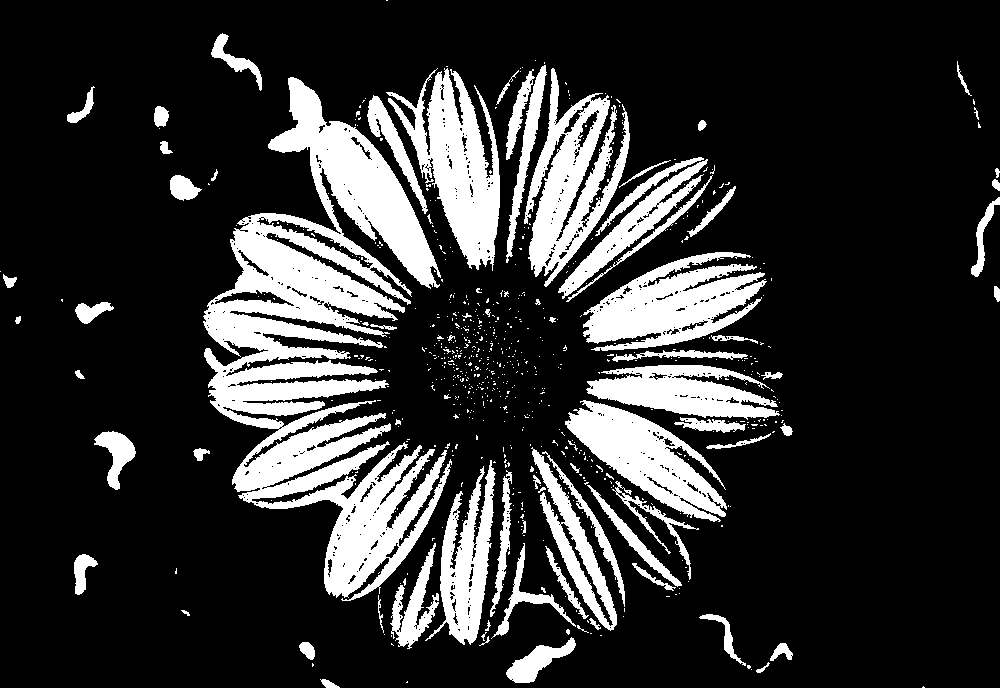
#> input picture media/binary_image.png, 1000 x 688 px
$ python morphological_transformstions.py
#> lines starting #> are read from the running program, lines starting #| are printed output that depends on the picture; after the words box and inside, x2 and y2 are one past the last pixel; in counts of white or black regions, pixels touching at a corner belong together
import cv2 as cv
import numpy as np
from matplotlib import pyplot as plt

img = cv.imread('media/binary_image.png',0)
#> img: shape (688, 1000); 19.6% white; 712 white regions (635 under 20 px), largest, box (x1, y1, x2, y2) and area: (203, 77, 452, 601) 51750, (386, 68, 500, 271) 10286, (583, 252, 767, 351) 9966
# img = cv.cvtColor(img , cv.COLOR_BGR2RGB)
_ , mask = cv.threshold(img , 100, 255, cv.THRESH_BINARY)

kernel = np.ones((5,5), np.uint8)

dilation = cv.dilate(mask , kernel , iterations=1)
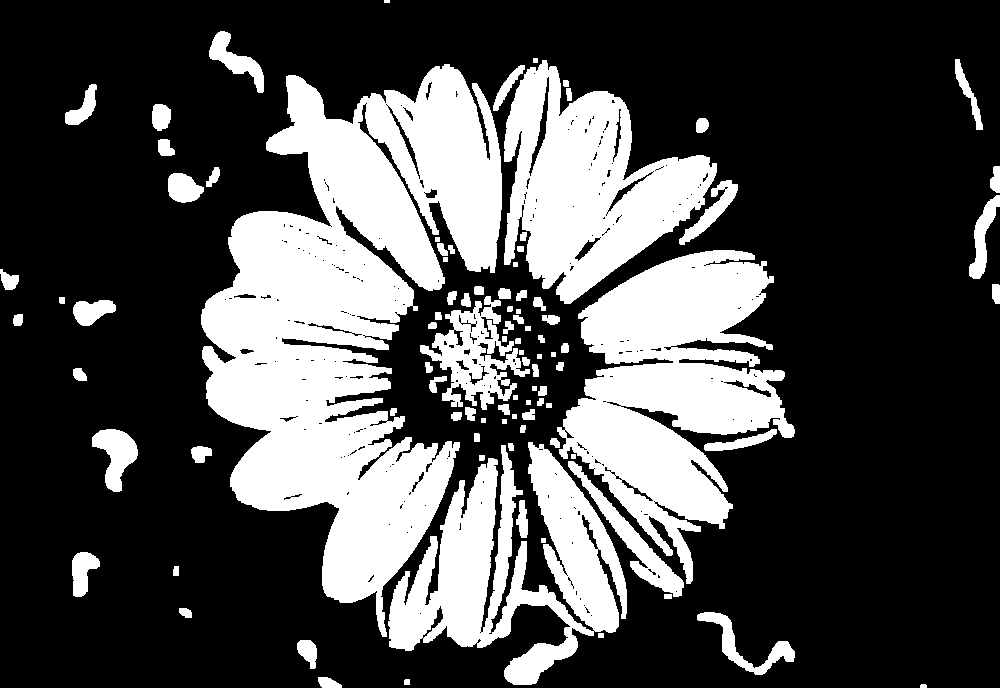
#> dilation: shape (688, 1000); 29.7% white; 96 white regions (1 under 20 px), largest, box (x1, y1, x2, y2) and area: (201, 64, 502, 637) 86435, (557, 250, 795, 584) 39299, (504, 60, 717, 304) 27156
erosion = cv.erode(mask , kernel , iterations=1)
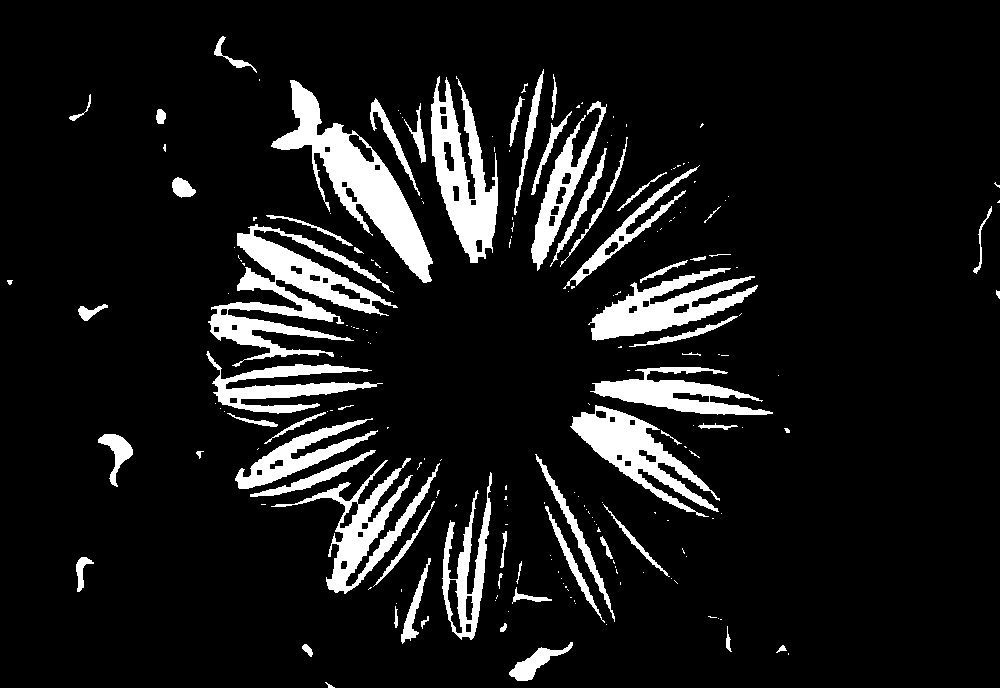
#> erosion: shape (688, 1000); 10.2% white; 204 white regions (138 under 20 px), largest, box (x1, y1, x2, y2) and area: (208, 224, 398, 367) 8667, (271, 80, 433, 283) 8567, (431, 76, 498, 263) 6015
opening = cv.morphologyEx(mask ,cv.MORPH_OPEN ,kernel )
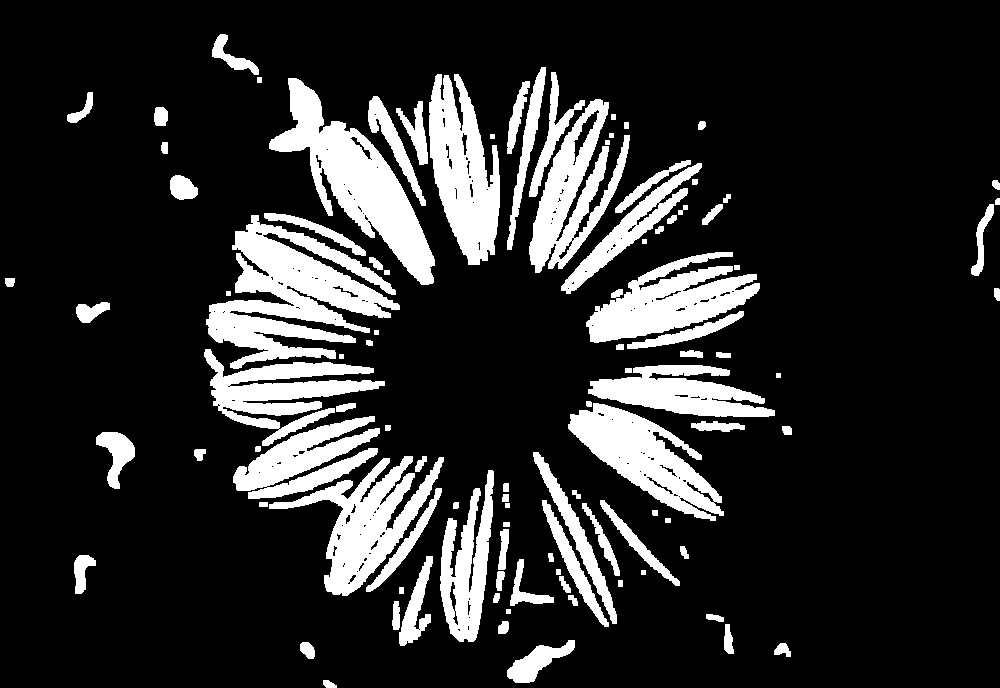
#> opening: shape (688, 1000); 17.2% white; 103 white regions, largest, box (x1, y1, x2, y2) and area: (206, 215, 400, 369) 13832, (269, 78, 435, 285) 11070, (429, 74, 500, 265) 8416
closing = cv.morphologyEx(mask,cv.MORPH_CLOSE,kernel)
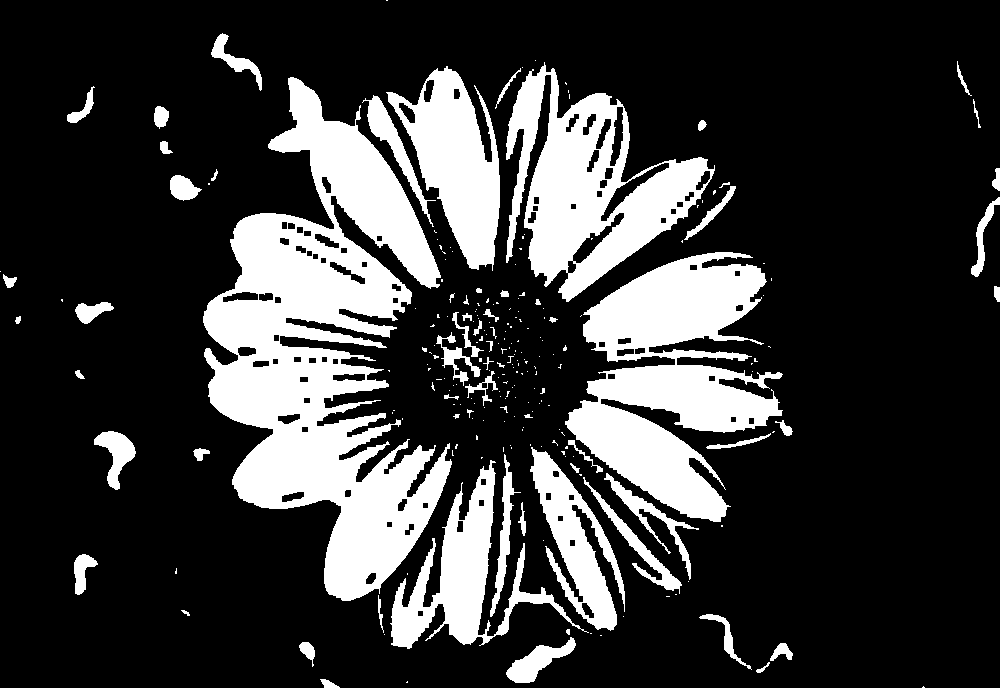
#> closing: shape (688, 1000); 22.5% white; 235 white regions (170 under 20 px), largest, box (x1, y1, x2, y2) and area: (203, 77, 452, 601) 58986, (565, 252, 783, 522) 29803, (506, 62, 715, 302) 21432
mg = cv.morphologyEx(mask,cv.MORPH_GRADIENT,kernel)
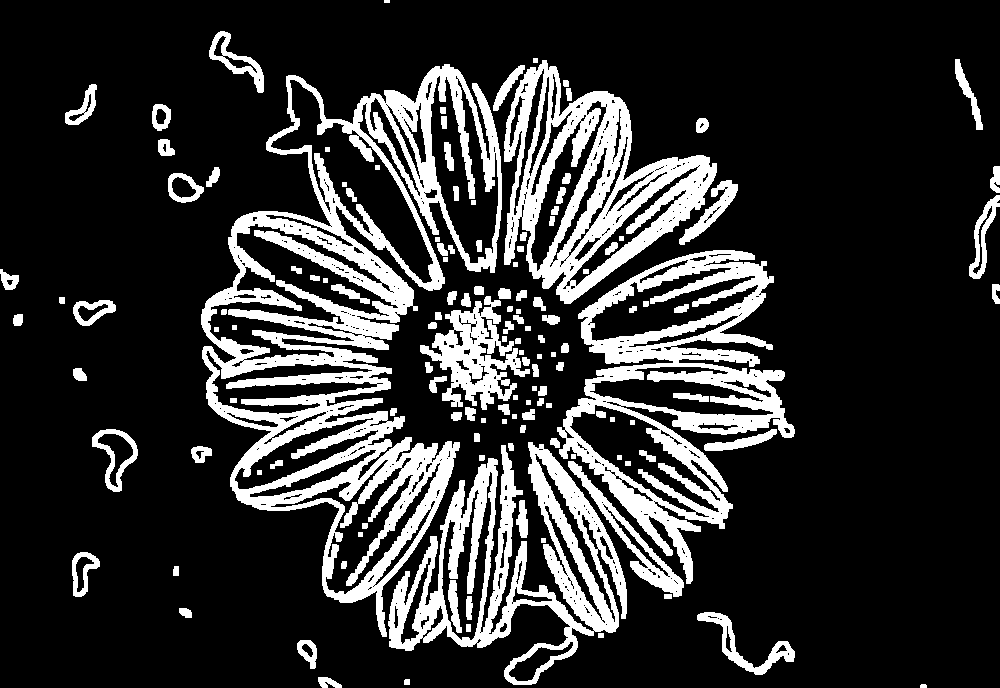
#> mg: shape (688, 1000); 19.6% white; 139 white regions (1 under 20 px), largest, box (x1, y1, x2, y2) and area: (201, 64, 502, 637) 47364, (557, 250, 795, 584) 23521, (504, 60, 717, 304) 19180
th = cv.morphologyEx(mask,cv.MORPH_TOPHAT,kernel)
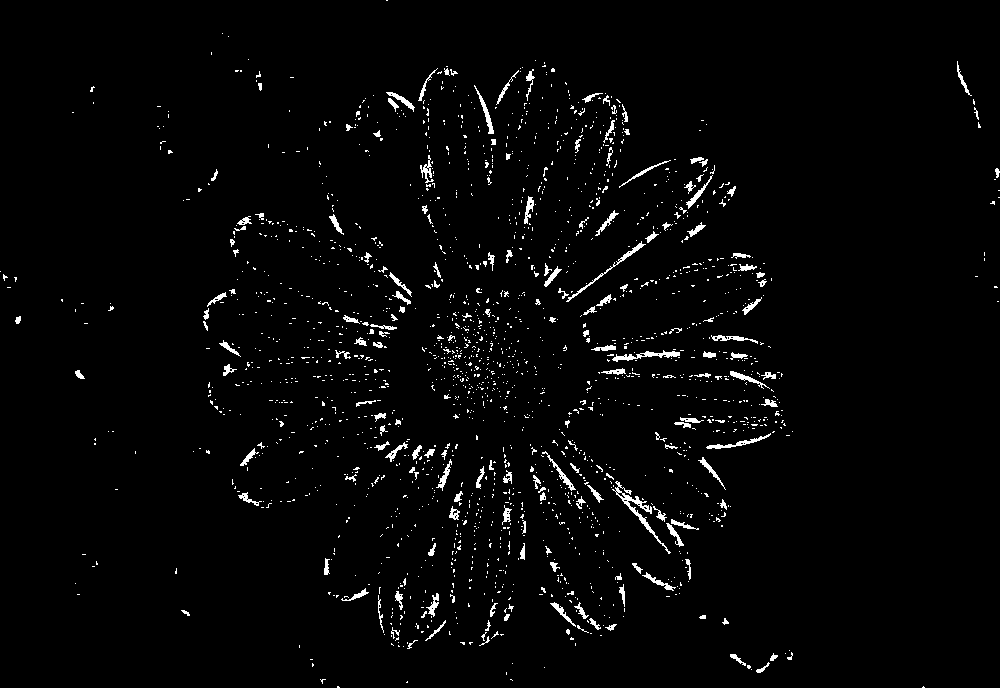
#> th: shape (688, 1000); 2.4% white in thin lines or dots


titles = ['img', 'mask','dilation', 'erosion','opening','closing','mg','th']
images = [img , mask, dilation, erosion, opening, closing, mg, th]

for i in range(8):
    plt.subplot(2,4,i+1) , plt.imshow(images[i],'gray')
    plt.title(titles[i])
    plt.xticks([]),plt.yticks([])

plt.show()
